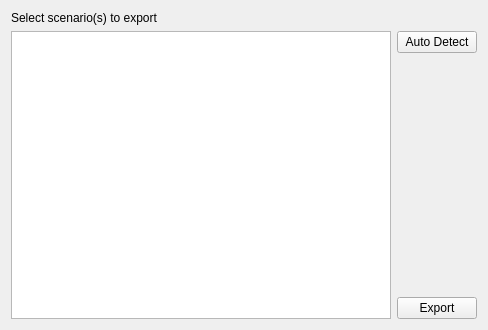
<?xml version="1.0" encoding="UTF-8"?>
<ui version="4.0">
 <class>Wiz_1</class>
 <widget class="QWidget" name="Wiz_1">
  <property name="geometry">
   <rect>
    <x>0</x>
    <y>0</y>
    <width>488</width>
    <height>330</height>
   </rect>
  </property>
  <property name="windowTitle">
   <string>Automated Scenario Detection Tool</string>
  </property>
  <layout class="QVBoxLayout" name="verticalLayout_2">
   <item>
    <widget class="QLabel" name="label">
     <property name="text">
      <string>Select scenario(s) to export</string>
     </property>
    </widget>
   </item>
   <item>
    <layout class="QHBoxLayout" name="horizontalLayout">
     <item>
      <widget class="QListWidget" name="scen_list">
       <property name="dragEnabled">
        <bool>false</bool>
       </property>
       <property name="sortingEnabled">
        <bool>false</bool>
       </property>
      </widget>
     </item>
     <item>
      <layout class="QVBoxLayout" name="verticalLayout">
       <item>
        <widget class="QPushButton" name="detectB">
         <property name="text">
          <string>Auto Detect</string>
         </property>
        </widget>
       </item>
       <item>
        <spacer name="verticalSpacer">
         <property name="orientation">
          <enum>Qt::Vertical</enum>
         </property>
         <property name="sizeHint" stdset="0">
          <size>
           <width>20</width>
           <height>78</height>
          </size>
         </property>
        </spacer>
       </item>
       <item>
        <widget class="QPushButton" name="exportB">
         <property name="text">
          <string>Export</string>
         </property>
        </widget>
       </item>
      </layout>
     </item>
    </layout>
   </item>
  </layout>
 </widget>
 <resources/>
 <connections/>
</ui>
